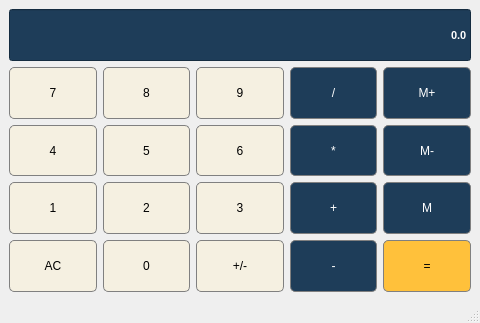
<?xml version="1.0" encoding="UTF-8"?>
<ui version="4.0">
 <class>MainCalculator</class>
 <widget class="QMainWindow" name="MainCalculator">
  <property name="geometry">
   <rect>
    <x>0</x>
    <y>0</y>
    <width>480</width>
    <height>323</height>
   </rect>
  </property>
  <property name="windowTitle">
   <string>MainCalculator</string>
  </property>
  <widget class="QWidget" name="centralwidget">
   <layout class="QGridLayout" name="gridLayout">
    <item row="2" column="2">
     <widget class="QPushButton" name="Button_5">
      <property name="sizePolicy">
       <sizepolicy hsizetype="Minimum" vsizetype="Preferred">
        <horstretch>0</horstretch>
        <verstretch>0</verstretch>
       </sizepolicy>
      </property>
      <property name="styleSheet">
       <string notr="true">QPushButton{
	background-color : #F5F0E1;
	border: 1px solid gray;
	padding: 5px;
	border-radius: 5px ; 
}
QPushButton:pressed  {
	background-color: #1E3D59;
	border: 1px solid green;
	padding: 5px;
}</string>
      </property>
      <property name="text">
       <string>5</string>
      </property>
     </widget>
    </item>
    <item row="3" column="4">
     <widget class="QPushButton" name="plus">
      <property name="sizePolicy">
       <sizepolicy hsizetype="Minimum" vsizetype="Preferred">
        <horstretch>0</horstretch>
        <verstretch>0</verstretch>
       </sizepolicy>
      </property>
      <property name="styleSheet">
       <string notr="true">QPushButton{
	background-color : #1E3D59;
	border: 1px solid gray;
	padding: 5px;
	color : white;
	border-radius: 5px ;
}
QPushButton:pressed  {
	background-color: #F5F0E1;
	border: 1px solid green;
	padding: 5px;
}</string>
      </property>
      <property name="text">
       <string>+</string>
      </property>
     </widget>
    </item>
    <item row="1" column="3">
     <widget class="QPushButton" name="Button_9">
      <property name="sizePolicy">
       <sizepolicy hsizetype="Minimum" vsizetype="Preferred">
        <horstretch>0</horstretch>
        <verstretch>0</verstretch>
       </sizepolicy>
      </property>
      <property name="styleSheet">
       <string notr="true">QPushButton{
	background-color : #F5F0E1;
	border: 1px solid gray;
	padding: 5px;
	border-radius: 5px ; 
}
QPushButton:pressed  {
	background-color: #1E3D59;
	border: 1px solid green;
	padding: 5px;
}</string>
      </property>
      <property name="text">
       <string>9</string>
      </property>
     </widget>
    </item>
    <item row="3" column="2">
     <widget class="QPushButton" name="Button_2">
      <property name="sizePolicy">
       <sizepolicy hsizetype="Minimum" vsizetype="Preferred">
        <horstretch>0</horstretch>
        <verstretch>0</verstretch>
       </sizepolicy>
      </property>
      <property name="styleSheet">
       <string notr="true">QPushButton{
	background-color : #F5F0E1;
	border: 1px solid gray;
	padding: 5px;
	border-radius: 5px ; 
}
QPushButton:pressed  {
	background-color: #1E3D59;
	border: 1px solid green;
	padding: 5px;
}</string>
      </property>
      <property name="text">
       <string>2</string>
      </property>
     </widget>
    </item>
    <item row="2" column="5">
     <widget class="QPushButton" name="Mem_moins">
      <property name="sizePolicy">
       <sizepolicy hsizetype="Minimum" vsizetype="Preferred">
        <horstretch>0</horstretch>
        <verstretch>0</verstretch>
       </sizepolicy>
      </property>
      <property name="styleSheet">
       <string notr="true">QPushButton{
	background-color : #1E3D59;
	border: 1px solid gray;
	padding: 5px;
	color : white;
	border-radius: 5px ;
}
QPushButton:pressed  {
	background-color: #F5F0E1;
	border: 1px solid green;
	padding: 5px;
}</string>
      </property>
      <property name="text">
       <string>M-</string>
      </property>
     </widget>
    </item>
    <item row="4" column="5">
     <widget class="QPushButton" name="egale">
      <property name="sizePolicy">
       <sizepolicy hsizetype="Minimum" vsizetype="Preferred">
        <horstretch>0</horstretch>
        <verstretch>0</verstretch>
       </sizepolicy>
      </property>
      <property name="styleSheet">
       <string notr="true">QPushButton{
	background-color : #FFC13B ;
	border: 1px solid gray;
	padding: 5px;
	border-radius: 5px ;
}
QPushButton:pressed  {
	background-color: #F5F0E1;
	border: 1px solid green;
	padding: 5px;
}</string>
      </property>
      <property name="text">
       <string>=</string>
      </property>
     </widget>
    </item>
    <item row="4" column="1">
     <widget class="QPushButton" name="AC">
      <property name="sizePolicy">
       <sizepolicy hsizetype="Minimum" vsizetype="Preferred">
        <horstretch>0</horstretch>
        <verstretch>0</verstretch>
       </sizepolicy>
      </property>
      <property name="styleSheet">
       <string notr="true">QPushButton{
	background-color : #F5F0E1;
	border: 1px solid gray;
	padding: 5px;
	border-radius: 5px ; 
}
QPushButton:pressed  {
	background-color: #1E3D59;
	border: 1px solid green;
	padding: 5px;
}</string>
      </property>
      <property name="text">
       <string>AC</string>
      </property>
     </widget>
    </item>
    <item row="2" column="1">
     <widget class="QPushButton" name="Button_4">
      <property name="sizePolicy">
       <sizepolicy hsizetype="Minimum" vsizetype="Preferred">
        <horstretch>0</horstretch>
        <verstretch>0</verstretch>
       </sizepolicy>
      </property>
      <property name="styleSheet">
       <string notr="true">QPushButton{
	background-color : #F5F0E1;
	border: 1px solid gray;
	padding: 5px;
	border-radius: 5px ; 
}
QPushButton:pressed  {
	background-color: #1E3D59;
	border: 1px solid green;
	padding: 5px;
}</string>
      </property>
      <property name="text">
       <string>4</string>
      </property>
     </widget>
    </item>
    <item row="2" column="4">
     <widget class="QPushButton" name="fois">
      <property name="sizePolicy">
       <sizepolicy hsizetype="Minimum" vsizetype="Preferred">
        <horstretch>0</horstretch>
        <verstretch>0</verstretch>
       </sizepolicy>
      </property>
      <property name="styleSheet">
       <string notr="true">QPushButton{
	background-color : #1E3D59;
	border: 1px solid gray;
	padding: 5px;
	color : white;
	border-radius: 5px ;
}
QPushButton:pressed  {
	background-color: #F5F0E1;
	border: 1px solid green;
	padding: 5px;
}</string>
      </property>
      <property name="text">
       <string>*</string>
      </property>
     </widget>
    </item>
    <item row="4" column="4">
     <widget class="QPushButton" name="moins">
      <property name="sizePolicy">
       <sizepolicy hsizetype="Minimum" vsizetype="Preferred">
        <horstretch>0</horstretch>
        <verstretch>0</verstretch>
       </sizepolicy>
      </property>
      <property name="styleSheet">
       <string notr="true">QPushButton{
	background-color : #1E3D59;
	border: 1px solid gray;
	padding: 5px;
	color : white;
	border-radius: 5px ;
}
QPushButton:pressed  {
	background-color: #F5F0E1;
	border: 1px solid green;
	padding: 5px;
}</string>
      </property>
      <property name="text">
       <string>-</string>
      </property>
     </widget>
    </item>
    <item row="3" column="3">
     <widget class="QPushButton" name="Button_3">
      <property name="sizePolicy">
       <sizepolicy hsizetype="Minimum" vsizetype="Preferred">
        <horstretch>0</horstretch>
        <verstretch>0</verstretch>
       </sizepolicy>
      </property>
      <property name="styleSheet">
       <string notr="true">QPushButton{
	background-color : #F5F0E1;
	border: 1px solid gray;
	padding: 5px;
	border-radius: 5px ; 
}
QPushButton:pressed  {
	background-color: #1E3D59;
	border: 1px solid green;
	padding: 5px;
}</string>
      </property>
      <property name="text">
       <string>3</string>
      </property>
     </widget>
    </item>
    <item row="1" column="1">
     <widget class="QPushButton" name="Button_7">
      <property name="sizePolicy">
       <sizepolicy hsizetype="Minimum" vsizetype="Preferred">
        <horstretch>0</horstretch>
        <verstretch>0</verstretch>
       </sizepolicy>
      </property>
      <property name="styleSheet">
       <string notr="true">QPushButton{
	background-color : #F5F0E1;
	border: 1px solid gray;
	padding: 5px;
	border-radius: 5px ; 
}
QPushButton:pressed  {
	background-color: #1E3D59;
	border: 1px solid green;
	padding: 5px;
}</string>
      </property>
      <property name="text">
       <string>7</string>
      </property>
     </widget>
    </item>
    <item row="4" column="2">
     <widget class="QPushButton" name="Button_0">
      <property name="sizePolicy">
       <sizepolicy hsizetype="Minimum" vsizetype="Preferred">
        <horstretch>0</horstretch>
        <verstretch>0</verstretch>
       </sizepolicy>
      </property>
      <property name="styleSheet">
       <string notr="true">QPushButton{
	background-color : #F5F0E1;
	border: 1px solid gray;
	padding: 5px;
	border-radius: 5px ; 
}
QPushButton:pressed  {
	background-color: #1E3D59;
	border: 1px solid green;
	padding: 5px;
}</string>
      </property>
      <property name="text">
       <string>0</string>
      </property>
     </widget>
    </item>
    <item row="1" column="2">
     <widget class="QPushButton" name="Button_8">
      <property name="sizePolicy">
       <sizepolicy hsizetype="Minimum" vsizetype="Preferred">
        <horstretch>0</horstretch>
        <verstretch>0</verstretch>
       </sizepolicy>
      </property>
      <property name="styleSheet">
       <string notr="true">QPushButton{
	background-color : #F5F0E1;
	border: 1px solid gray;
	padding: 5px;
	border-radius: 5px ; 
}
QPushButton:pressed  {
	background-color: #1E3D59;
	border: 1px solid green;
	padding: 5px;
}</string>
      </property>
      <property name="text">
       <string>8</string>
      </property>
     </widget>
    </item>
    <item row="4" column="3">
     <widget class="QPushButton" name="signe">
      <property name="sizePolicy">
       <sizepolicy hsizetype="Minimum" vsizetype="Preferred">
        <horstretch>0</horstretch>
        <verstretch>0</verstretch>
       </sizepolicy>
      </property>
      <property name="styleSheet">
       <string notr="true">QPushButton{
	background-color : #F5F0E1;
	border: 1px solid gray;
	padding: 5px;
	border-radius: 5px ; 
}
QPushButton:pressed  {
	background-color: #1E3D59;
	border: 1px solid green;
	padding: 5px;
}</string>
      </property>
      <property name="text">
       <string>+/-</string>
      </property>
     </widget>
    </item>
    <item row="0" column="1" colspan="5">
     <widget class="QLineEdit" name="display">
      <property name="sizePolicy">
       <sizepolicy hsizetype="Preferred" vsizetype="Preferred">
        <horstretch>0</horstretch>
        <verstretch>0</verstretch>
       </sizepolicy>
      </property>
      <property name="font">
       <font>
        <family>Arial</family>
        <pointsize>8</pointsize>
        <bold>true</bold>
       </font>
      </property>
      <property name="styleSheet">
       <string notr="true">QLineEdit {
	background-color: #1E3D59;
	barder: 1px solid gray;
	color: #ffffff;
}</string>
      </property>
      <property name="text">
       <string>0.0</string>
      </property>
      <property name="alignment">
       <set>Qt::AlignRight|Qt::AlignTrailing|Qt::AlignVCenter</set>
      </property>
     </widget>
    </item>
    <item row="2" column="3">
     <widget class="QPushButton" name="Button_6">
      <property name="sizePolicy">
       <sizepolicy hsizetype="Minimum" vsizetype="Preferred">
        <horstretch>0</horstretch>
        <verstretch>0</verstretch>
       </sizepolicy>
      </property>
      <property name="styleSheet">
       <string notr="true">QPushButton{
	background-color : #F5F0E1;
	border: 1px solid gray;
	padding: 5px;
	border-radius: 5px ; 
}
QPushButton:pressed  {
	background-color: #1E3D59;
	border: 1px solid green;
	padding: 5px;
}</string>
      </property>
      <property name="text">
       <string>6</string>
      </property>
     </widget>
    </item>
    <item row="1" column="4">
     <widget class="QPushButton" name="diviser">
      <property name="sizePolicy">
       <sizepolicy hsizetype="Minimum" vsizetype="Preferred">
        <horstretch>0</horstretch>
        <verstretch>0</verstretch>
       </sizepolicy>
      </property>
      <property name="styleSheet">
       <string notr="true">QPushButton{
	background-color : #1E3D59;
	border: 1px solid gray;
	padding: 5px;
	color : white;
	border-radius: 5px ;
}
QPushButton:pressed  {
	background-color: #F5F0E1;
	border: 1px solid green;
	padding: 5px;
}</string>
      </property>
      <property name="text">
       <string>/</string>
      </property>
     </widget>
    </item>
    <item row="3" column="5">
     <widget class="QPushButton" name="M">
      <property name="sizePolicy">
       <sizepolicy hsizetype="Minimum" vsizetype="Preferred">
        <horstretch>0</horstretch>
        <verstretch>0</verstretch>
       </sizepolicy>
      </property>
      <property name="styleSheet">
       <string notr="true">QPushButton{
	background-color : #1E3D59;
	border: 1px solid gray;
	padding: 5px;
	color : white;
	border-radius: 5px ;
}
QPushButton:pressed  {
	background-color: #F5F0E1;
	border: 1px solid green;
	padding: 5px;
}</string>
      </property>
      <property name="text">
       <string>M</string>
      </property>
     </widget>
    </item>
    <item row="3" column="1">
     <widget class="QPushButton" name="Button_1">
      <property name="sizePolicy">
       <sizepolicy hsizetype="Minimum" vsizetype="Preferred">
        <horstretch>0</horstretch>
        <verstretch>0</verstretch>
       </sizepolicy>
      </property>
      <property name="styleSheet">
       <string notr="true">QPushButton{
	background-color : #F5F0E1;
	border: 1px solid gray;
	padding: 5px;
	border-radius: 5px ; 
}
QPushButton:pressed  {
	background-color: #1E3D59;
	border: 1px solid green;
	padding: 5px;
}</string>
      </property>
      <property name="text">
       <string>1</string>
      </property>
     </widget>
    </item>
    <item row="1" column="5">
     <widget class="QPushButton" name="Mem_plus">
      <property name="sizePolicy">
       <sizepolicy hsizetype="Minimum" vsizetype="Preferred">
        <horstretch>0</horstretch>
        <verstretch>0</verstretch>
       </sizepolicy>
      </property>
      <property name="styleSheet">
       <string notr="true">QPushButton{
	background-color : #1E3D59;
	border: 1px solid gray;
	padding: 5px;
	color : white;
	border-radius: 5px ;
}
QPushButton:pressed  {
	background-color: #F5F0E1;
	border: 1px solid green;
	padding: 5px;
}</string>
      </property>
      <property name="text">
       <string>M+</string>
      </property>
     </widget>
    </item>
   </layout>
  </widget>
  <widget class="QMenuBar" name="menubar">
   <property name="geometry">
    <rect>
     <x>0</x>
     <y>0</y>
     <width>480</width>
     <height>26</height>
    </rect>
   </property>
  </widget>
  <widget class="QStatusBar" name="statusbar"/>
 </widget>
 <resources/>
 <connections/>
</ui>
